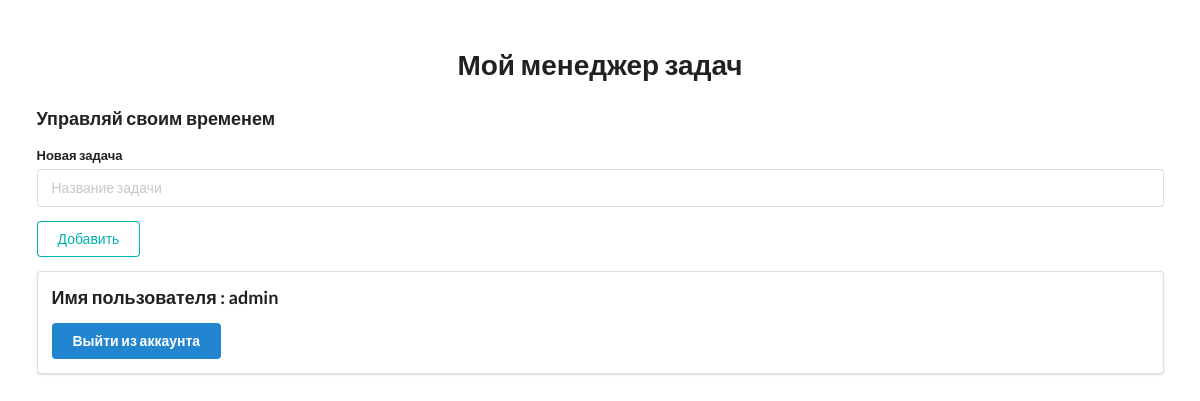
/index/ (signed in), run on an earlier commit of the app's database.
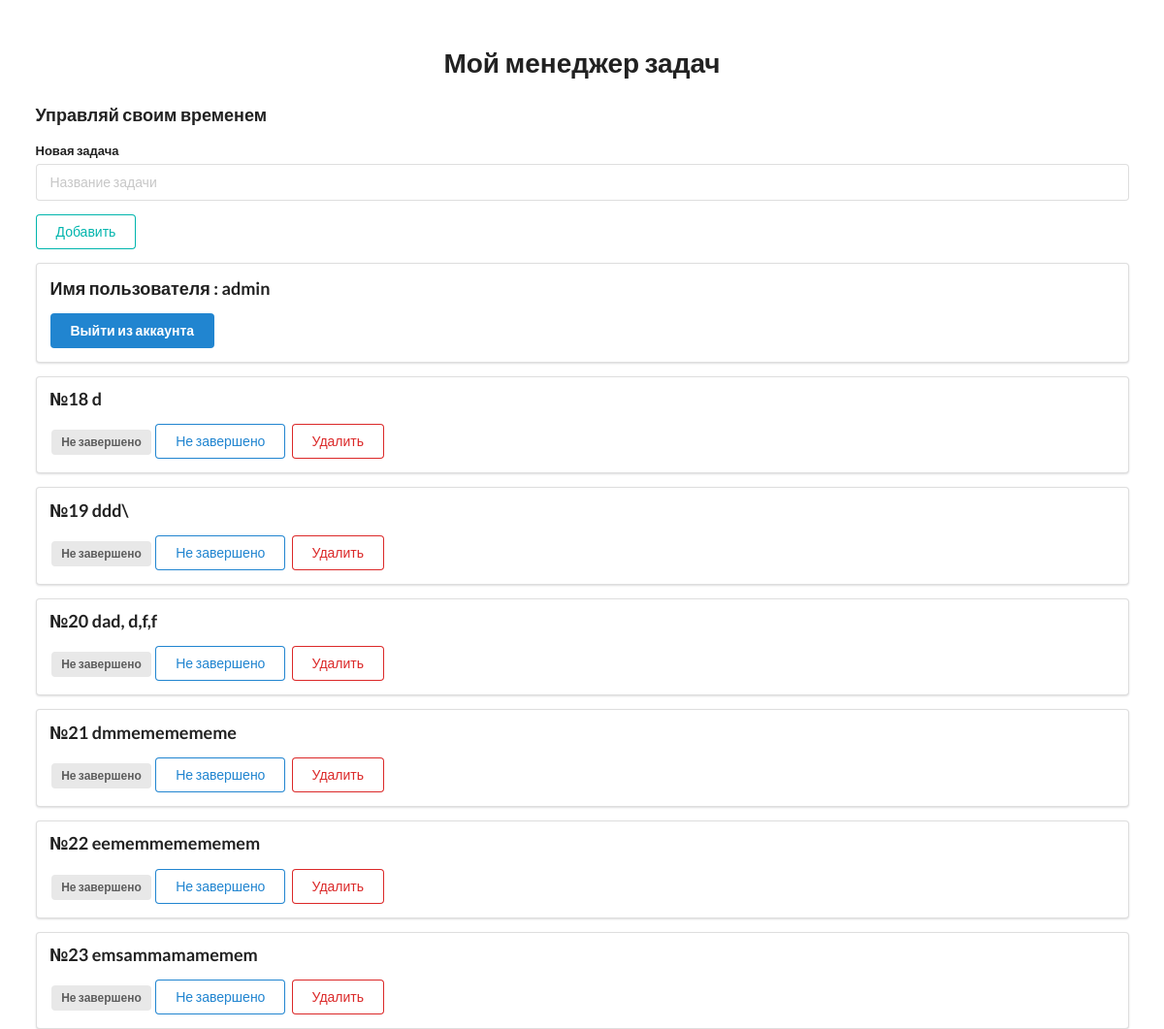
And on a later commit of the database.
### todolist/models.py (models this page shows, shortened)
class Todo(models.Model):
    user = models.ForeignKey(User,on_delete=models.CASCADE)
    title = models.CharField('Название задачи',max_length=200)
    is_complete = models.BooleanField('Завершено', default=False)
    class Meta:
        verbose_name = 'Задание'
        verbose_name_plural = 'Задания'

### todolist/views.py (the view)
# urls.py: path('index/', views.index, name='index'),
@login_required
def index(request):
    todos = Todo.objects.all()
    return render(request, 'todoapp/index.html', {'todos' : todos, 'title' : 'Главная страница'})

### todolist/templates/todoapp/index.html (shortened to what this page needs)
{% extends "todoapp/layot.html" %}
{% block content %}
<div class="ui container" style="margin-top: 50px">
    <h1 class="ui center aligned header"> Мой менеджер задач </h1>
    <h3 class="test style"> Управляй своим временем</h3>
    <form class="ui form" action="{% url 'add' %}" method="post">
        <div class="field">
            <label>Новая задача</label>
            <input type="text" name="title" placeholder="Название задачи"><br>
        </div>
        <button class="ui teal basic button" type="submit"> Добавить </button>
    </form>
    <div class="ui segment">
        <h3 class="test style"> Имя пользователя : {{ request.user }}</h3>
        <form class="ui form" method="post" action="{% url 'logout' %}?next=/index/">
            <button class="ui blue button" type="submit">Выйти из аккаунта</button>
        </form>
    </div>
{% for todo in todos %}
    {% if request.user == todo.user%}
    <div class="ui segment">
        <p class="ui big header">№{{todo.id}} {{todo.title}}</p>
        {% if todo.is_complete == False %}
            <span class="ui gray label"> Не завершено </span>
            <a class="ui primary basic button" href="{% url 'update' todo_id=todo.id%}"> Не завершено </a>
        {% else %}
            <span class="ui green label"> Завершено </span>
            <a class="ui blue button" href="{% url 'update' todo_id=todo.id%}">Открыть</a>
        {% endif %}
            <a class="ui negative basic button" href="{% url 'delete' todo_id=todo.id%}">Удалить</a>
    </div>
    {% endif %}
{% endfor %}
</div>
{% endblock content %}

### todolist/templates/todoapp/layot.html (shortened to what this page needs)
<!DOCTYPE html>
{% load static  %}
<html lang="en">
<head>
    <link rel="stylesheet" type="text/css" href="https://cdn.jsdelivr.net/npm/semantic-ui/dist/semantic.min.css">
    <link rel="stylesheet" href="{% static 'todolist/css/style.css' %}">
</head>
<body>
    {% block content %}
    {% endblock content %}
</body>
</body>
</html>

What changed in the data, as far as the page shows it:
added Todo: id "18", title "d", is_complete "Не завершено"
added Todo: id "19", title "ddd\\", is_complete "Не завершено"
added Todo: id "20", title "dad, d,f,f", is_complete "Не завершено"
added Todo: id "21", title "dmmememememe", is_complete "Не завершено"
added Todo: id "22", title "eememmemememem", is_complete "Не завершено"
added Todo: id "23", title "emsammamamemem", is_complete "Не завершено"
